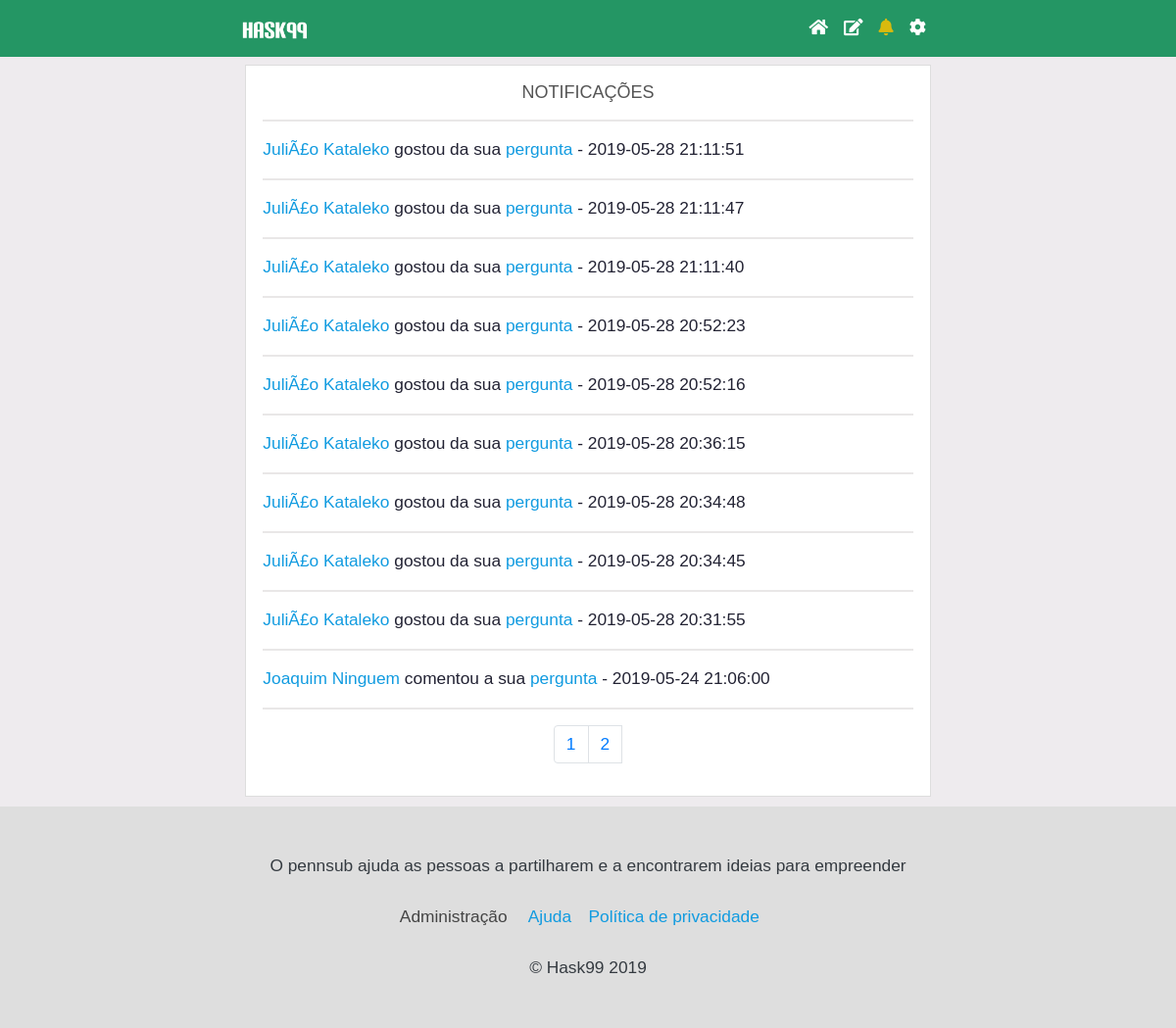
The page /notifications.php (signed in) on the database its author committed.
### tables this page shows
CREATE TABLE `tbl_alerts` (
  `object_id` int(11) NOT NULL,
  `user_id_action` int(11) NOT NULL,
  `type_alert` int(11) NOT NULL,
  `dateCreated` timestamp NOT NULL DEFAULT CURRENT_TIMESTAMP,
  `dateModified` timestamp NULL DEFAULT NULL,
  `user_id_receive` int(11) NOT NULL,
  `readState` tinyint(1) NOT NULL DEFAULT '0',
  `alertId` int(11) NOT NULL
);

CREATE TABLE `table_users` (
  `user_id` int(11) NOT NULL,
  `username` varchar(20) NOT NULL,
  `email` varchar(70) NOT NULL,
  `name` varchar(50) NOT NULL,
  `password` varchar(64) NOT NULL,
  `salt` varchar(32) NOT NULL,
  `joined` datetime NOT NULL DEFAULT CURRENT_TIMESTAMP,
  `grupo` int(11) DEFAULT '1',
  `active` int(11) DEFAULT '0',
  `confirmation_code` varchar(4) DEFAULT NULL
);

### classes/DB.php (called while the page is built, shortened)
<?php
class DB {
	private static $_instance = null;
	private $_pdo, $_query, $_error = false,
	$_results, $_count = 0;
	private function DB(){
		try {
			$this->_pdo = new PDO('mysql:host=' . Config::get('mysql/host') .
			';dbname=' . Config::get('mysql/db'),
			Config::get('mysql/username'), Config::get('mysql/password'), [
       PDO::ATTR_EMULATE_PREPARES => false,
       PDO::ATTR_ERRMODE => PDO::ERRMODE_EXCEPTION
     ]);
		}catch(PDOException $e) {
			die($e->getMessage());
		}
	}
	public static function getInstance() {
		if(!isset(self::$_instance)) {
			self::$_instance = new DB();
		}
		return self::$_instance;
	}
	public function query($sql, $params = array()){
		$this->_error = false;
		if($this->_query = $this->_pdo->prepare($sql)){
			$x = 1;
			if(count($params)){
				foreach($params as $param){
					$this->_query->bindValue($x, $param);
					$x++;
				}
				if($this->_query->execute()){
					$this->_results = $this->_query->fetchAll(PDO::FETCH_OBJ);
					$this->_count = $this->_query->rowCount();
				}else{
					$this->_error = true;
				}
			}
		}
		return $this;
	}
	public function action($action, $table, $where = array()){
		if(count($where) === 3){
			$operators = array('=', '>', '<', '>=', '<=', 'like');
			$field		= $where[0];
			$operator	= $where[1];
			$value		= $where[2];
			if(in_array($operator, $operators)){
				$sql = "{$action} FROM {$table} WHERE {$field} {$operator} ?";
				if(!$this->query($sql, array($value))->error()){
					return $this;
				}
			}
		}
		return false;
	}
	public function get($table, $where = null) {
		return $this->action('SELECT *', $table, $where);
	}
	public function count() {
		return $this->_count;
	}
	public function results() {
		return $this->_results;
	}
	public function first() {
		return $this->results()[0];
	}
	public function error(){
		return $this->_error;
	}
}

### classes/Config.php (called while the page is built)
<?php
class Config {
	public static function get($path = null) {
		if($path) {
			$config = $GLOBALS['config'];
			$path = explode('/', $path);
			foreach($path as $bit) {
				if(isset($config[$bit])) {
					$config = $config[$bit];
				}
			}
			return $config;
		}
	}
}

### classes/User.php (called while the page is built, shortened)
<?php
class User {
	private $_db, $_data, $_sessionName,
			$_isLoggedIn,
			$_cookieName;
	public function __construct($user = null) {
		$this->_db = DB::getInstance();
		$this->_sessionName = Config::get('session/session_name');
		if(!$user) {
			if(Session::exists($this->_sessionName)) {
				$user = Session::get($this->_sessionName);
				if($this->find($user)) {
					$this->_isLoggedIn = true;
				}else{
					$this->logout();
				}
			}
		}else {
			$this->find($user);
		}
	}
	public function find($user = null) {
		if($user) {
			$field = (is_numeric($user)) ? 'user_id' : 'username';
			$data = $this->_db->get('table_users', array($field, '=', $user));
			if($data->count()) {
				$this->_data = $data->first();
				return true;
			}
		}
		return false;
	}
	public function data() {
		return $this->_data;
	}
}

### classes/Session.php (called while the page is built, shortened)
<?php
class Session {
	public static function exists($name) {
		return (isset($_SESSION[$name])) ? true : false;
	}
	public static function get($name) {
		return $_SESSION[$name];
	}
}

### classes/Notification.php (called while the page is built, shortened)
<?php
class Notification {
	public $_db;
	public function __construct($post = null) {
		$this->_db = DB::getInstance();
	}
	public function notificationList($table, $where) {
		if(!$this->_db->get($table, $where)) {
			throw new Exception('Algo correu mal ao listar as notificações...!');
		}else {
			return $this->_db->results();
		}
	}
	public function findNotification($user_id) {
		if($user_id) {
			$field = 'user_id_receive';
			$data = $this->_db->get('tbl_alerts', array($field, '=', $user_id));
			if($data->count()) {
				return true;
			}
		}
		return false;
	}
}

### classes/Pagination.php (called while the page is built, shortened)
<?php
class Pagination {
	var $data;
	public function paginate($values, $per_page) {
		$total_values = count ($values);
		if(isset($_GET['page'])) {
			$current_page = (int)$_GET['page'];
		} else {
			$current_page = 1;
		}
		$counts = ceil($total_values / $per_page);
		$param1 = ($current_page - 1) * $per_page;
		$this->data = array_slice($values, $param1, $per_page);
		for($x=1; $x<=$counts; $x++) {
			$numbers[] = $x;
		}
		return $numbers;
	}
	public function fetchResult() {
		$resultsValues = $this->data;
		return $resultsValues;
	}
}

### notifications.php (the view, shortened to what this page needs)
<?php
$user = new User();
?>
<!DOCTYPE html>
<html lang="pt-pt">
<head>
	<link href="includes/assets/vendor/bootstrap/css/bootstrap.min.css" rel="stylesheet">
	<link rel = "stylesheet" type = "text/css" href = "includes/assets/css/home.css" />
</head>
<body>
<?php include 'includes/html/header.html';?>
<div class="content">
<h2>notificações</h2><hr/>
<?php
$where = array('user_id_receive', '=', $user->data()->user_id);
$notification = new Notification();
$notifications = $notification->notificationList('tbl_alerts', $where);
$array = json_decode(json_encode($notifications), True);
if($notifications) {
$pag = new Pagination();
$data = array_reverse($array);
$numbers = $pag->paginate($data, 10);
$result = $pag->fetchResult();
foreach($result as $r):
$userAction = new User($r['user_id_action']);
$post_id = $r['object_id'];
$type = $r['type_alert'];
$readState = $r['readState'];
$date_created = $r['dateCreated'];
if($type == 1) {
	$message = "comentou a sua <a href='idea?id=$post_id'>pergunta</a>";
}else if($type == 2) {
	$message = "gostou da sua  <a href='idea?id=$post_id'>pergunta</a>";
}
?>
      <div class="row" <?php if($readState == 0){ echo "style='background:#eee;'";
	  }?>>
        <div class="col-md-12" >
          <div>
		  <a href="profile?user=<?php echo $userAction->data()->username;?>">
		  <?php echo ucwords($userAction->data()->name); ?></a> <?=" " . $message . " - " . $date_created;?></div>
          <hr/>
        </div>
      </div>
 <?php endforeach; ?>
 <ul class="pagination justify-content-center">
 <?php
 foreach($numbers as $num) {
	echo"<li class='page-item'><a class='page-link' href='index?page=$num'>" . $num . "</a><li>";
}
 ?>
</ul>
<?php } else {
	echo "Sem notificações de momento.";
}
?>
</div>

### includes/assets/css/home.css (style rules this page uses)
*, *:before, *:after { box-sizing: border-box; margin:0; padding: 0; }
html { overflow-y: scroll; }
body { font-family: arial,'tw cen mt','monospace'; color:#455; background:#EeEBeE; font-size:13pt; }
a { text-decoration: none; color:#119be0; }
.navbar-nav > .nav-item > .nav-link { color: #ffffff !important; }
.content { color:#223; margin: 10px auto; margin-top:0; border-radius: 0px; width:96%; max-width:700px; margin-top: 10px; border: 1px solid #ddd; padding:1em 1em; background-color:#fff; }
h1,h2,h3,h4,h5 { text-align: center; color: #555; font-weight: 100; margin: 0 0 8px; text-transform:uppercase; font-size:18px; }
hr { color: hsl(0, 6%, 91%); border: 0.5px solid hsl(0, 6%, 91%); background: hsl(0, 6%, 91%); }
p, h3 { text-align: left !important; margin: 0px 0px 0px 0px; padding-top: 0px; }
body { padding-top: 54px; }
@media (min-width: 992px) { body { padding-top: 56px; } }
.pagination { margin-bottom: 15px; }

### includes/assets/css/all.css (style rules this page uses)
.fa, .fas, .far, .fal, .fab { -moz-osx-font-smoothing: grayscale; -webkit-font-smoothing: antialiased; display: inline-block; font-style: normal; font-variant: normal; text-rendering: auto; line-height: 1; }
.fa-bell:before { content: "\f0f3"; }
.fa-cog:before { content: "\f013"; }
.fa-edit:before { content: "\f044"; }
.fa-home:before { content: "\f015"; }
.fa, .fas { font-family: 'Font Awesome 5 Free'; font-weight: 900; }

### rows shown on the page
tbl_alerts: table_users.name "JuliÃ£o Kataleko", dateCreated "2019-05-28 21:11:51"
tbl_alerts: table_users.name "JuliÃ£o Kataleko", dateCreated "2019-05-28 21:11:47"
tbl_alerts: table_users.name "JuliÃ£o Kataleko", dateCreated "2019-05-28 21:11:40"
tbl_alerts: table_users.name "JuliÃ£o Kataleko", dateCreated "2019-05-28 20:52:23"
tbl_alerts: table_users.name "JuliÃ£o Kataleko", dateCreated "2019-05-28 20:52:16"
tbl_alerts: table_users.name "JuliÃ£o Kataleko", dateCreated "2019-05-28 20:36:15"
tbl_alerts: table_users.name "JuliÃ£o Kataleko", dateCreated "2019-05-28 20:34:48"
tbl_alerts: table_users.name "JuliÃ£o Kataleko", dateCreated "2019-05-28 20:34:45"
tbl_alerts: table_users.name "JuliÃ£o Kataleko", dateCreated "2019-05-28 20:31:55"
tbl_alerts: table_users.name "Joaquim Ninguem", dateCreated "2019-05-24 21:06:00"

### other values the page prints
$num "1"
$num "2"
